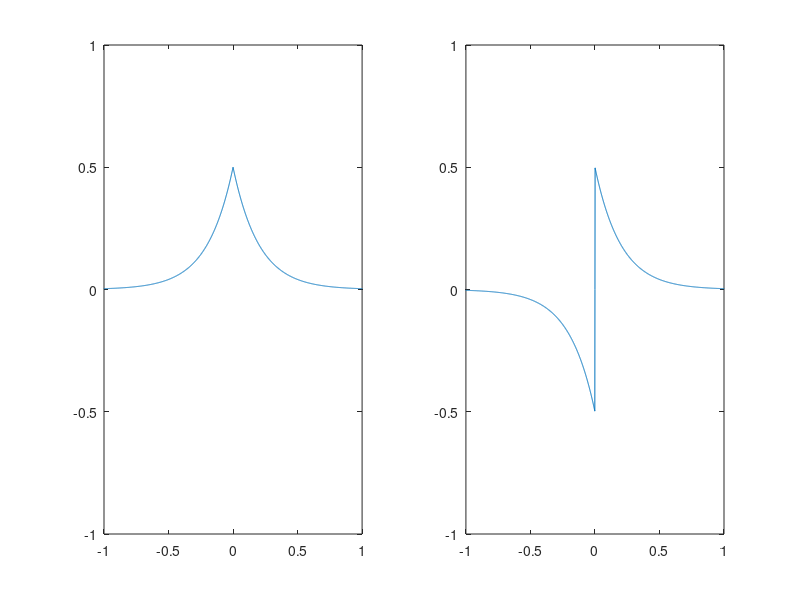

This figure's MATLAB source:
% x(t) e^(-at)u(t) plot and even and odd components
a = input('Enter a ');
u = @(t) 1*(t>0)+.5*(t==0);
x = @(t) exp(-a*t).*u(t);
t = -10:.001:10;
xe = @(t) (x(t)+x(-t)).*.5;
xo = @(t) (x(t)-x(-t)).*.5;
subplot(1,2,1);
plot(t,xe(t));
axis([-1 1 -1 1]);
subplot(1,2,2);
plot(t,xo(t));
axis([-1 1 -1 1]);
